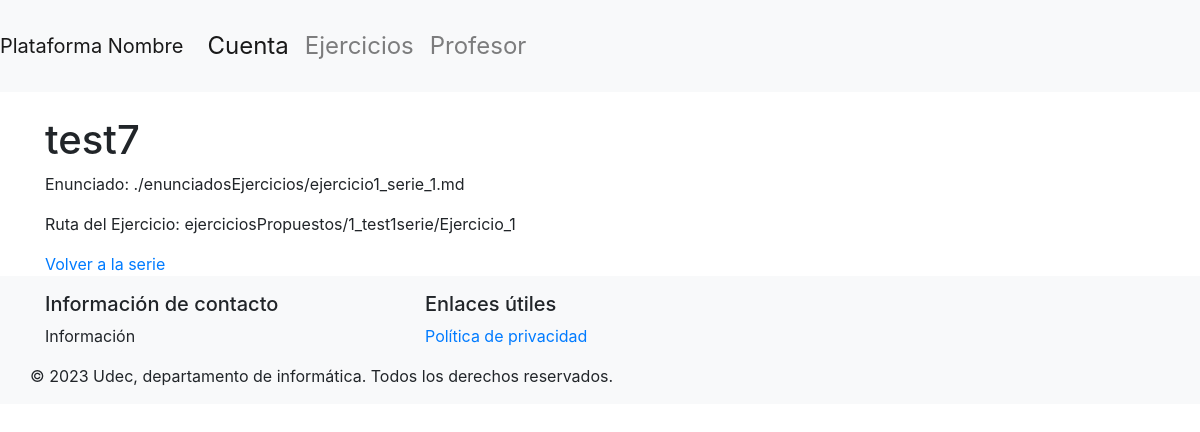
The page /dashDocente/1/ejercicio/1 (signed in) on the database its author committed.
### basedatos/modelos.py (models this page shows, shortened)
class Ejercicio(db.Model):
    id = db.Column(db.Integer, primary_key=True)
    nombre = db.Column(db.String(50), nullable=False)
    path_ejercicio = db.Column(db.String(200), nullable=False)
    enunciado = db.Column(db.String(), nullable=False)
    id_serie = db.Column(db.Integer, db.ForeignKey('serie.id'), nullable=False)
    serie = db.relationship('Serie', back_populates='ejercicios')

### main.py (the view)
@app.route('/dashDocente/<int:supervisor_id>/ejercicio/<int:id>')
@login_required
def detallesEjercicio(supervisor_id, id):
    if not verify_supervisor(supervisor_id):
        flash('No tienes permiso para acceder a este dashboard. Debes ser un Supervisor.', 'danger')
        return redirect(url_for('login'))
    ejercicio = Ejercicio.query.get(id)
    return render_template('detallesEjercicios.html', ejercicio=ejercicio, supervisor_id=supervisor_id)

### basedatos/modelos.py (called while the page is built)
    @property
    def is_authenticated(self):
        return True

### main.py (called while the page is built)
@login_manager.user_loader
def load_user(user_id):
    if user_id.startswith("e"):
        user = db.session.get(Estudiante, int(user_id[1:]))
    elif user_id.startswith("s"):
        user = db.session.get(Supervisor, int(user_id[1:]))
    else:
        return None
    return user

def verify_supervisor(supervisor_id):
    if not isinstance(current_user, Supervisor):
        flash('No tienes permiso para acceder a este dashboard. Debes ser un Supervisor.', 'danger')
        return False
    if current_user.id != supervisor_id:
        flash('No tienes permiso para acceder a este dashboard.', 'danger')
        return False
    return True

### templates/detallesEjercicios.html (shortened to what this page needs)
{% extends "layout.html" %}
{% block content %}
<h1>{{ ejercicio.nombre }}</h1>
<p>Enunciado: {{ ejercicio.enunciado }}</p>
<p>Ruta del Ejercicio: {{ ejercicio.path_ejercicio }}</p>
<a href="{{ url_for('detallesSeries',supervisor_id=supervisor_id, id=ejercicio.serie.id) }}">Volver a la serie</a>
{% endblock %}

### rows shown on the page
Ejercicio: nombre "test7", enunciado "./enunciadosEjercicios/ejercicio1_serie_1.md", path_ejercicio "ejerciciosPropuestos/1_test1serie/Ejercicio_1"
